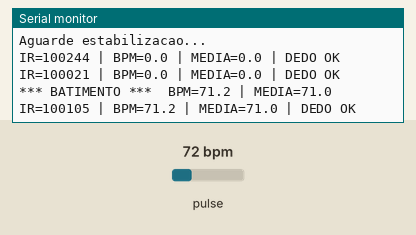
Bench run of a sketch on a simulated ESP32. On the bench: the last lines printed to the serial monitor. The test bench sets the inputs (shaded band); at power-on: pulse 72 bpm.

Above: at 2.2 s.
2.3 s: pulse set to 42 bpm
At 3.47 s:
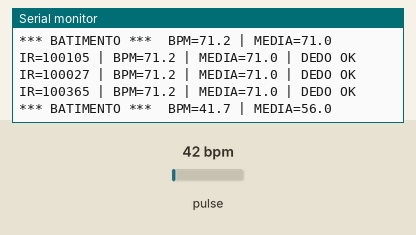
3.8 s: pulse set to 70 bpm
At 5.5 s:
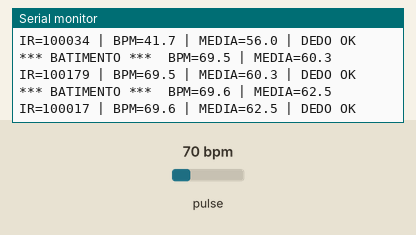
Timing chart, 0 to 7.0 s (numbered marks = the images above; inputs shaded):
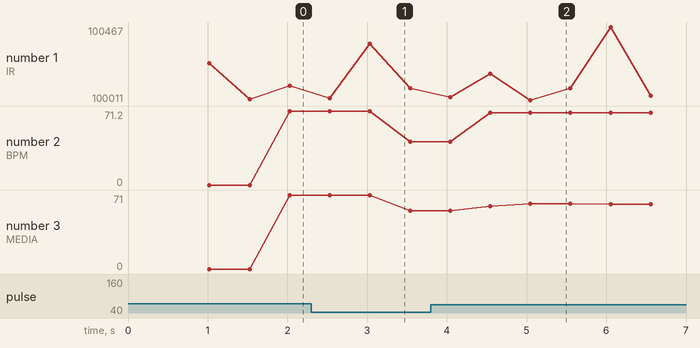

The sketch:

max30102_bpm_v2.ino
```cpp
#include <Wire.h>
#include "MAX30105.h"
#include "heartRate.h"

// Segunda tentativa proposta após a análise dos resultados da V1.
// Este sketch é experimental e não fornece medição clinicamente validada.
MAX30105 sensor;

const byte TAMANHO_MEDIA = 4;
byte bpmBuffer[TAMANHO_MEDIA];
byte indice = 0;
byte quantidadeValidos = 0;

unsigned long ultimoBatimento = 0;

float bpmAtual = 0;
float bpmMedio = 0;

bool dedoAnterior = false;

void limparMedicao() {
  indice = 0;
  quantidadeValidos = 0;
  ultimoBatimento = 0;
  bpmAtual = 0;
  bpmMedio = 0;

  for (byte i = 0; i < TAMANHO_MEDIA; i++) {
    bpmBuffer[i] = 0;
  }
}

void setup() {
  Serial.begin(115200);
  delay(1000);

  Wire.begin(21, 22);

  Serial.println();
  Serial.println("==============================");
  Serial.println("          BLUEPULSE");
  Serial.println("     TESTE CARDIACO V2");
  Serial.println("==============================");

  if (!sensor.begin(Wire, I2C_SPEED_STANDARD)) {
    Serial.println("ERRO: MAX30102 nao encontrado!");
    while (1);
  }

  byte brilhoLED = 60;
  byte mediaAmostras = 4;
  byte modoLED = 2;
  int taxaAmostragem = 100;
  int larguraPulso = 411;
  int faixaADC = 4096;

  sensor.setup(
    brilhoLED,
    mediaAmostras,
    modoLED,
    taxaAmostragem,
    larguraPulso,
    faixaADC
  );

  limparMedicao();

  Serial.println("MAX30102 inicializado.");
  Serial.println("Coloque o dedo suavemente sobre o sensor.");
  Serial.println();
}

void loop() {
  long ir = sensor.getIR();
  bool dedo = ir > 10000;

  if (!dedo) {
    if (dedoAnterior) {
      limparMedicao();
      Serial.println();
      Serial.println("Dedo removido. Medicao reiniciada.");
      Serial.println();
    }

    dedoAnterior = false;
    Serial.print("IR=");
    Serial.print(ir);
    Serial.println(" | SEM DEDO");
    delay(100);
    return;
  }

  if (!dedoAnterior) {
    limparMedicao();
    Serial.println();
    Serial.println("DEDO DETECTADO");
    Serial.println("Aguarde estabilizacao...");
    Serial.println();
    dedoAnterior = true;
  }

  if (checkForBeat(ir)) {
    unsigned long agora = millis();

    if (ultimoBatimento != 0) {
      unsigned long intervalo = agora - ultimoBatimento;
      float bpmCalculado = 60000.0 / intervalo;

      if (bpmCalculado >= 40 && bpmCalculado <= 180) {
        bpmAtual = bpmCalculado;
        bpmBuffer[indice] = (byte)bpmAtual;
        indice++;

        if (indice >= TAMANHO_MEDIA) {
          indice = 0;
        }

        if (quantidadeValidos < TAMANHO_MEDIA) {
          quantidadeValidos++;
        }

        int soma = 0;

        for (byte i = 0; i < quantidadeValidos; i++) {
          soma += bpmBuffer[i];
        }

        bpmMedio = (float)soma / quantidadeValidos;

        Serial.print("*** BATIMENTO ***  ");
        Serial.print("BPM=");
        Serial.print(bpmAtual, 1);
        Serial.print(" | MEDIA=");
        Serial.println(bpmMedio, 1);
      }
    }

    ultimoBatimento = agora;
  }

  static unsigned long ultimaExibicao = 0;

  if (millis() - ultimaExibicao >= 500) {
    ultimaExibicao = millis();
    Serial.print("IR=");
    Serial.print(ir);
    Serial.print(" | BPM=");
    Serial.print(bpmAtual, 1);
    Serial.print(" | MEDIA=");
    Serial.print(bpmMedio, 1);
    Serial.println(" | DEDO OK");
  }
}
```

Measured:
- after the input at 2.3 s, the serial monitor: prints a new line after 0.23 s (image 1)
- after the input at 3.8 s, the serial monitor: prints a new line after 0.24 s (image 2)
- plotted number 1: 100105 → 100089 after the input at 2.3 s, 100089 → 100014 after the input at 3.8 s
- plotted number 2: 71.2 → 41.7 after the input at 2.3 s, 41.7 → 69.5 after the input at 3.8 s
- plotted number 3: 71 → 56 after the input at 2.3 s, 56 → 69 after the input at 3.8 s
